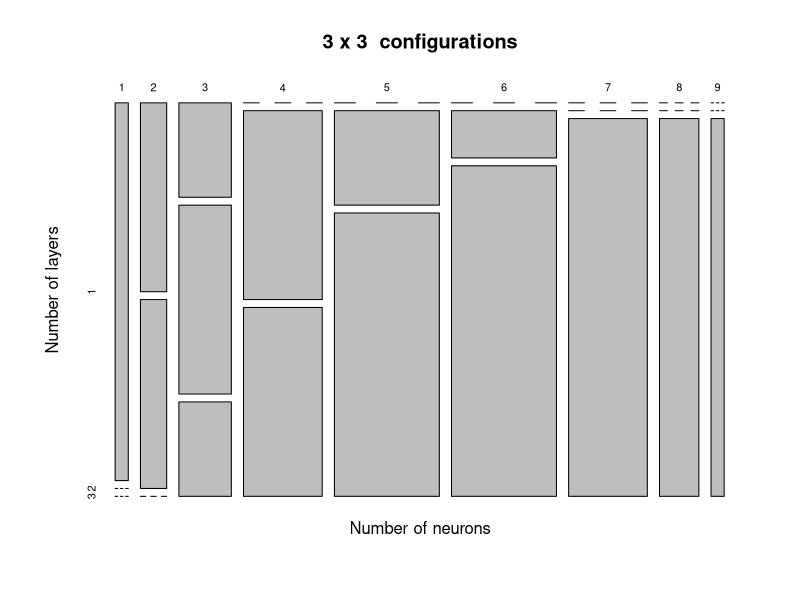
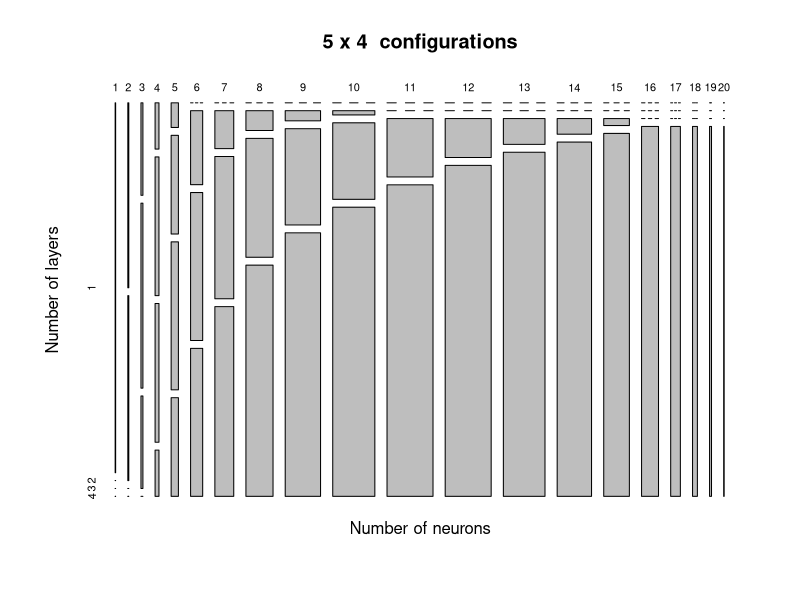
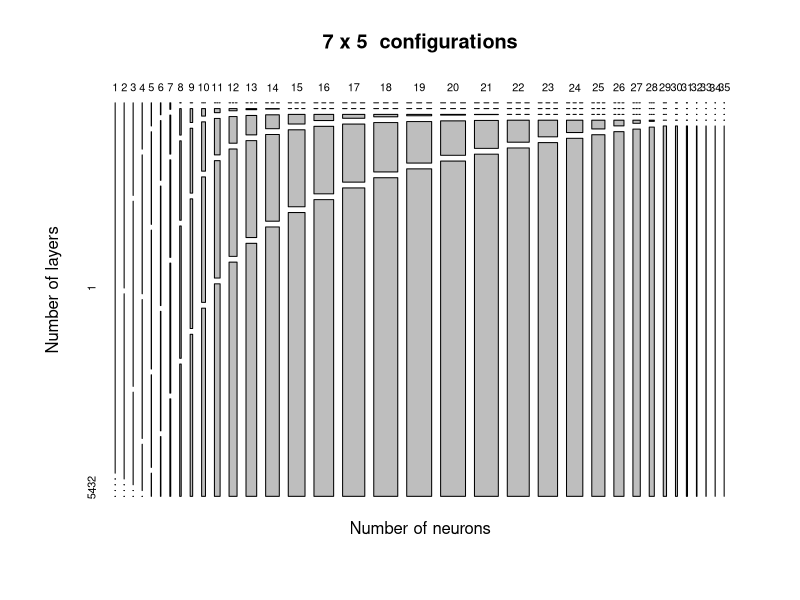
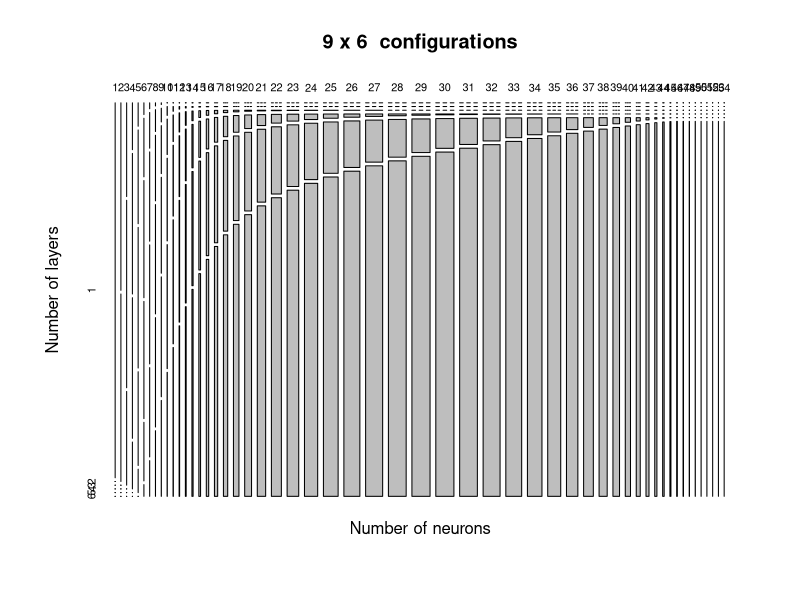

The R script that drew these images, in order:
## ---- chunk 1
knitr::opts_chunk$set(echo = TRUE)
rm(list=ls())
## ---- chunk 2
# axuiliary function that computes the search space size, its stats and the configurations
search_space <- function(max_layers, max_nn_per_layer) {
  search_space_size <- sum( sapply(1:max_layers, function(x) {max_nn_per_layer^x}) )
  # build the space of configurations (permutations with repetition)
  nets <- expand.grid(rep(list(1:max_nn_per_layer),max_layers))
  for(i in 1:(max_layers-1)) {
    temp <- expand.grid(rep(list(1:max_nn_per_layer),max_layers-i))
    for(j in 1:i) {
      temp[,paste("Var",(max_layers-j+1),sep="")] <- 0
    }
    nets <- rbind(nets,temp)
  }
  # sum the number of neurons in the net
  nets$nns <- rowSums(nets)
  # count the number of active layer in the configuration
  nets[,"layers"] <- rowSums(nets[,1:max_layers]>0) 
  # summarize the data
  nets_table <- table(nets[,c("nns","layers")])
  return(list(nets_summary = nets_table, nets_config = nets, size = search_space_size))
}
## ---- chunk 3
# Max number of layers
max_layers <- 3
# Max number of neurons per each layer
max_nn_per_layer <- 3
result <- search_space(max_layers, max_nn_per_layer)
## ---- chunk 4
plot(result$nets_summary, xlab="Number of neurons", ylab="Number of layers", main=paste(max_nn_per_layer,"x",max_layers," configurations"))
## ---- chunk 5
# Max number of layers
max_layers_b <- 4
# Max number of neurons per each layer
max_nn_per_layer_b <- 5
result_b <- search_space(max_layers_b, max_nn_per_layer_b)
## ---- chunk 6
plot(result_b$nets_summary, xlab="Number of neurons", ylab="Number of layers", main=paste(max_nn_per_layer_b,"x",max_layers_b," configurations"))
## ---- chunk 7
# Max number of layers
max_layers_c <- 5
# Max number of neurons per each layer
max_nn_per_layer_c <- 7
result_c <- search_space(max_layers_c, max_nn_per_layer_c)
## ---- chunk 8
plot(result_c$nets_summary, xlab="Number of neurons", ylab="Number of layers", main=paste(max_nn_per_layer_c,"x",max_layers_c," configurations"))
## ---- chunk 9
# Max number of layers
max_layers_d <- 6
# Max number of neurons per each layer
max_nn_per_layer_d <- 9
result_d <- search_space(max_layers_d, max_nn_per_layer_d)
## ---- chunk 10
plot(result_d$nets_summary, xlab="Number of neurons", ylab="Number of layers", main=paste(max_nn_per_layer_d,"x",max_layers_d," configurations"))
